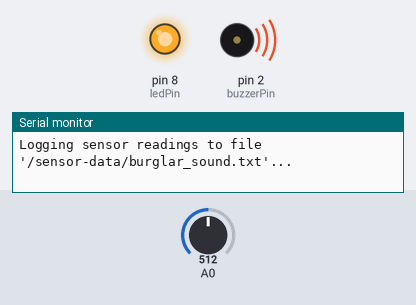
Recording of a sketch running on a simulated Arduino Uno, built with avr-gcc and run on an emulated ATmega328P. Shown: output pins drawn as LEDs (lit = HIGH), buzzer (waves = sounding, pin HIGH), the last lines printed to the serial monitor. The test bench sets the inputs (shaded band); at power-on: A0 = 512. Storage starts empty.

Above: at 1.2 s.
1.3 s: A0 set to 407
3.5 s: A0 set to 391
At 5.7 s:
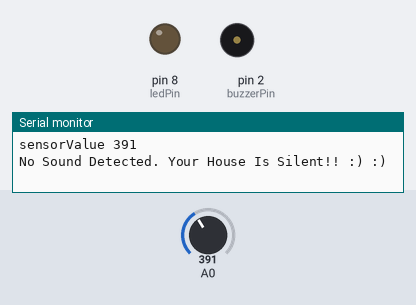
6.0 s: A0 set to 410
At 7.8 s:
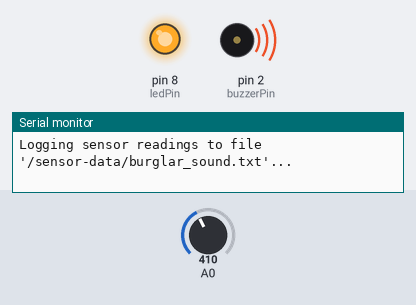
8.2 s: A0 set to 390
At 9.9 s:
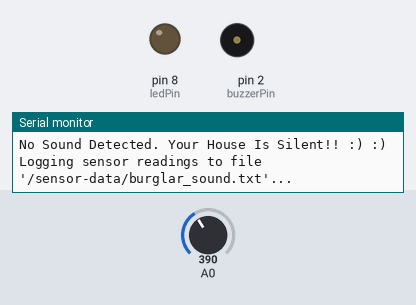
Timing chart, 0 to 11.4 s (numbered marks = the images above; inputs shaded):
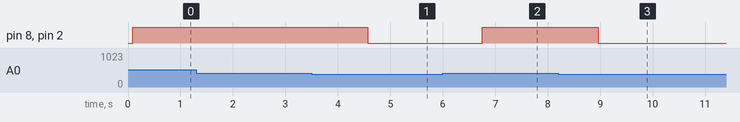

The sketch:

use_case_3_sound.ino
```cpp
/*Sound Based Burglary Detection System*/

#include <SD.h>;

const int buzzerPin=2;                   //Connect the Buzzer Grove module to 2, Digital 2
const int ledPin=8;                      //Connect the LED Grove module to 8, Digital 8
const int thresholdvalue=400;            // The threshold to turn the led on 400.00*5/1024 = 1.95v

File myFile;

void setup() {
    Serial.begin(9600);
    pinMode(ledPin,OUTPUT);
    pinMode(buzzerPin,OUTPUT);

    Serial.print("\nInitializing SD card...");

    if (!SD.begin()) {
      Serial.println("initialization failed!");
      return;
    }

    Serial.println("initialization done.");

    // if the directory does not exist, create it:
    if (!SD.exists("/sensor-data")) {
      Serial.print("Creating directory '/sensor-data'\n");
      SD.mkdir("/sensor-data");

      myFile = SD.open("/sensor-data/burglar_sound.txt", FILE_WRITE);

      // if the file opened okay, write to it:
      if (myFile) {
        Serial.print("File '/sensor-data/burglar_sound.txt' ready for writing...");
        myFile.println("The readings are:");
        //close the file:
        myFile.close();
    }

    else {
      // if the file didn't open, print an error:
      Serial.println("error opening file\n");
    }

  }
}


void loop() {
  int sensorValue = analogRead(0);            //use A0 to read the sound signal
  Serial.print("sensorValue ");
  Serial.println(sensorValue);

  if(sensorValue>thresholdvalue)
  {
    digitalWrite(ledPin,HIGH);               //if sound detected then LED glows
    digitalWrite(buzzerPin,HIGH);            //if sound detected then Buzzer goes ON
    Serial.println("Sound Detected. Somebody suspicious in the empty house!!! :O :O ");

  }

  else
  {
    digitalWrite(ledPin,LOW);               ///if no sound detected then LED does not glow
    digitalWrite(buzzerPin,LOW);            //if no sound detected then Buzzer goes LOW
    Serial.println("No Sound Detected. Your House Is Silent!! :) :) ");
  }

  myFile = SD.open("/sensor-data/burglar_sound.txt", FILE_WRITE);

  // if the file opened okay, write to it:
  if (myFile) {
    Serial.println("Logging sensor readings to file '/sensor-data/burglar_sound.txt'...");
    Serial.println("");Serial.println("");Serial.println("");Serial.println("");
    myFile.print("The sensor value is: ");
    myFile.println(sensorValue);
    if(sensorValue>thresholdvalue)
    {
        digitalWrite(ledPin,HIGH);
        myFile.println("Sound Detected. Somebody suspicious in the empty house!!! :O :O ");
    }

    else
    {
        digitalWrite(ledPin,LOW);

        myFile.println("No Sound Detected. Your House Is Silent!! :) :) ");
     }

    myFile.println("");myFile.println("");
    myFile.close();                            //close the file:

  } else {
    // if the file didn't open, print an error:
    Serial.println("error opening /burglar_sound.txt\n");
  }

delay(1000);
}
```

Measured:
- the behaviour switches between 401 and 400 on A0 (found by bisection; images 0 and 1)
- after the input at 3.5 s, pin 8 (ledPin), pin 2 (buzzerPin): HIGH → LOW after 1.1 s
- after the input at 6.0 s, pin 8 (ledPin), pin 2 (buzzerPin): LOW → HIGH after 0.75 s
- after the input at 8.2 s, pin 8 (ledPin), pin 2 (buzzerPin): HIGH → LOW after 0.76 s
